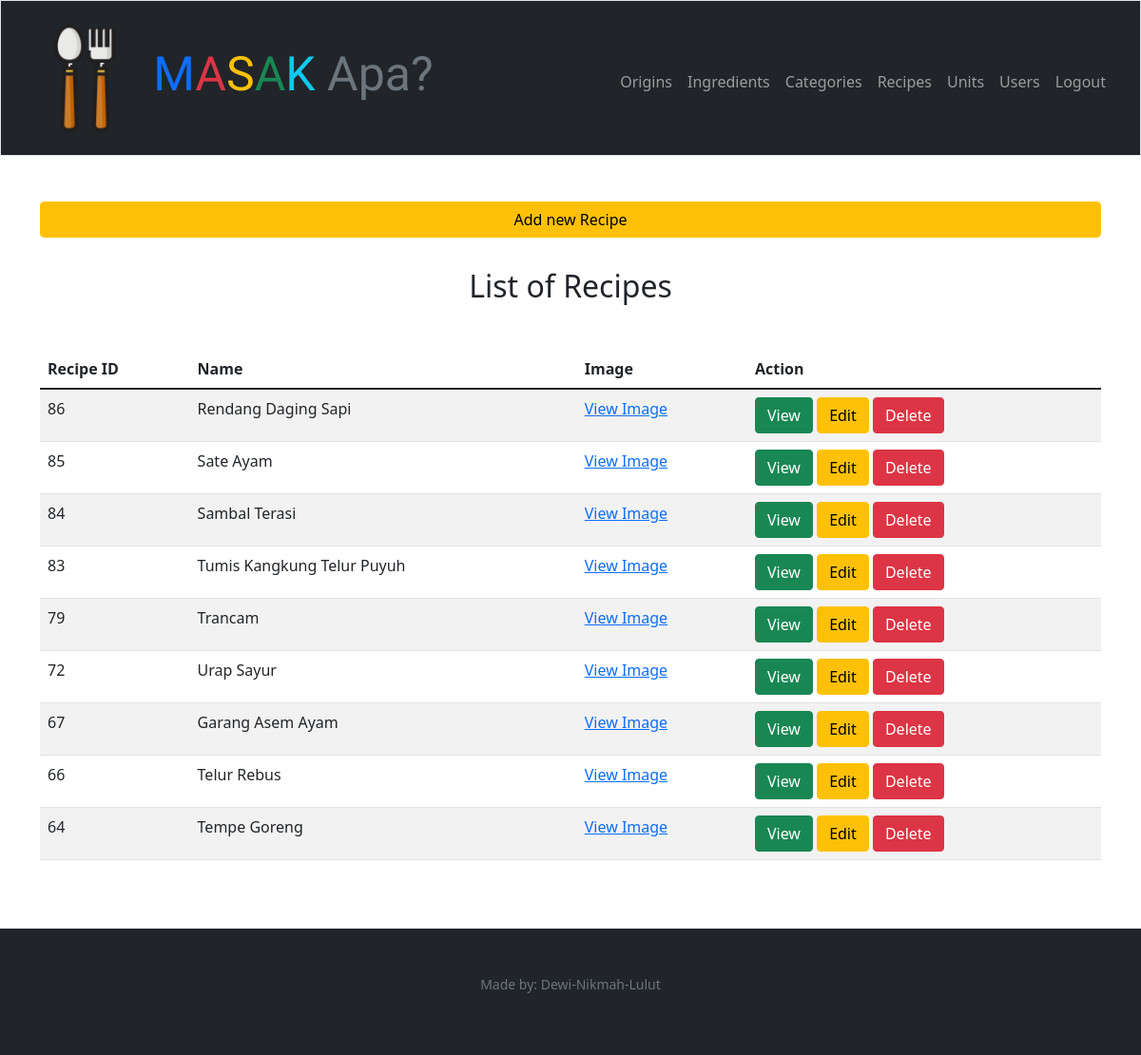
/admin/recipes (signed in), run on an earlier commit of the app's database.
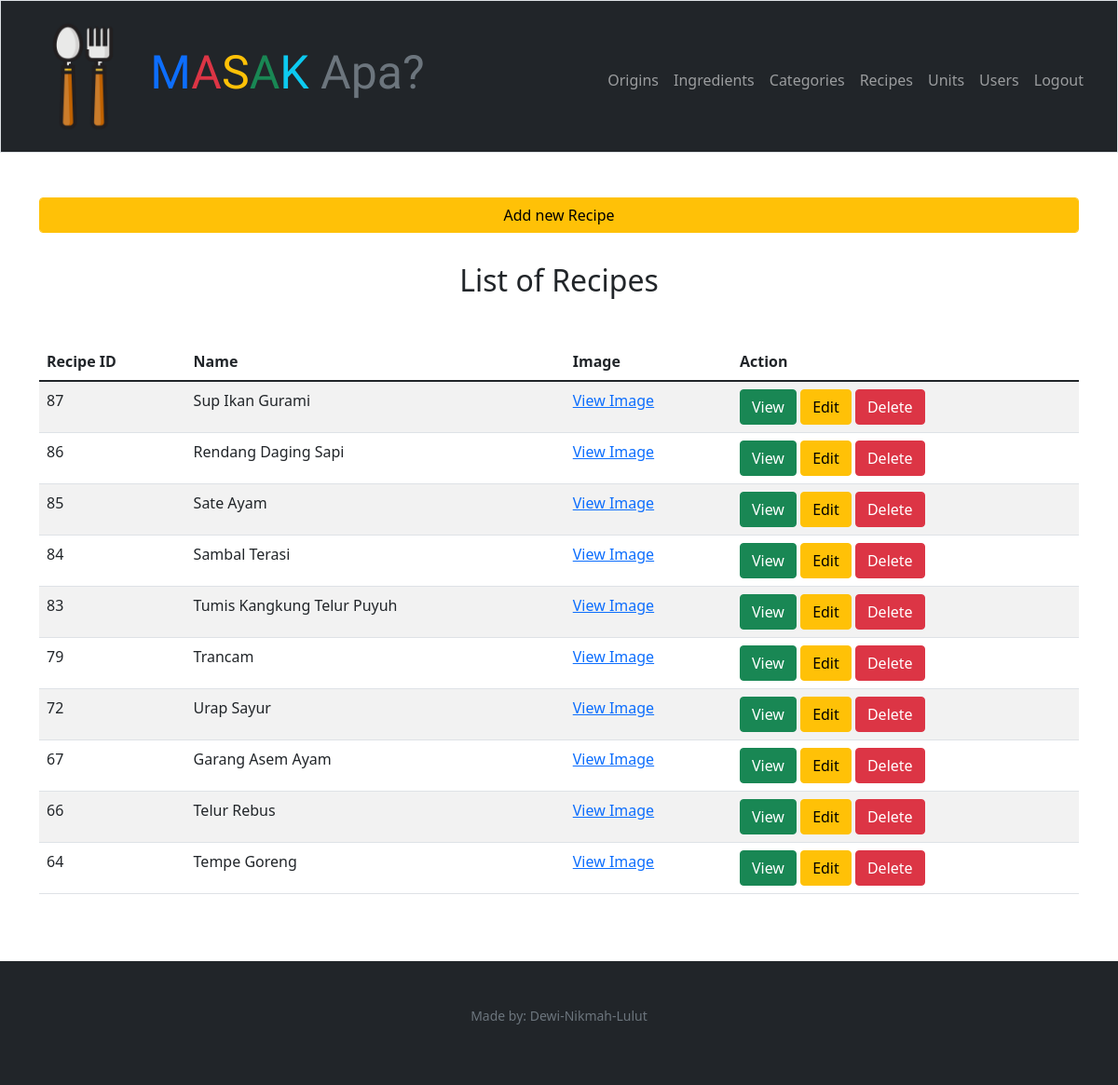
And on a later commit of the database.
### tables this page shows
CREATE TABLE "recipes" (
	"id"	integer NOT NULL,
	"name"	TEXT NOT NULL,
	"origin_id"	integer NOT NULL,
	"image"	varchar,
	"created_at"	datetime DEFAULT CURRENT_TIMESTAMP,
	"updated_at"	datetime DEFAULT CURRENT_TIMESTAMP,
	"description"	TEXT,
	PRIMARY KEY("id" AUTOINCREMENT),
	FOREIGN KEY("origin_id") REFERENCES "origins"("id") on delete cascade on update cascade
);

### app.py (the view)
@app.route("/admin/recipes", methods=["GET"])
@login_admin_required
def add_recipes():
    if request.method == 'GET':
        recipes = db.execute("select recipes.id, recipes.name as recipe_name, recipes.image, recipes.description, recipe_ingredients.qty, instructions.instructions, units.name as unit_name from recipes inner join recipe_ingredients on recipes.id = recipe_ingredients.recipe_id inner join ingredients on recipe_ingredients.ingredients_id = ingredients.id inner join units on recipe_ingredients.unit_id = units.id inner join instructions on recipes.id = instructions.recipe_id group by recipes.id order by recipes.created_at desc")
        return render_template("/admin/show_recipes_admin.html", recipes = recipes)

### app.py (called while the page is built)
@app.after_request
def after_request(response):
    response.headers["Cache-Control"] = "no-cache, no-store, must-revalidate"
    response.headers["Expires"] = 0
    response.headers["Pragma"] = "no-cache"
    return response

### helpers.py (called while the page is built)
def login_admin_required(f):
    @wraps(f)
    def decorated_function(*args, **kwargs):
        if session.get("role") != 'admin':
            return redirect("/login")
        return f(*args, **kwargs)
    return decorated_function

### templates/admin/show_recipes_admin.html (shortened to what this page needs)
{% extends "layout_admin.html" %} {% block title %} Add Recipe {% endblock %} {%
block main %}
<div class="container-lg mb-4">
  <div class="row">
    <div>
      <a href="/admin/recipe/add/" class="btn btn-warning form-control mb-3"
        >Add new Recipe</a
      >
    </div>
  </div>
  <h2 class="text-center mt-3">List of Recipes</h2>
  <table class="table table-striped table-hover">
    <thead>
      <tr>
        <th>Recipe ID</th>
        <th>Name</th>
        <th>Image</th>
        <th>Action</th>
      </tr>
    </thead>
    <tbody>
      {% for recipe in recipes %}
      <tr>
        <td>{{ recipe["id"] }}</td>
        <td>{{ recipe["recipe_name"] }}</td>
        <td>
          <a href="/static/uploads/{{ recipe['image'] }}">View Image</a>
        </td>
        <td>
          <a
            href="/admin/recipe/show/{{ recipe['id'] }}"
            class="btn btn-success"
            >View</a
          >
          <a
            href="/admin/recipe/{{ recipe['id'] }}/edit"
            class="btn btn-warning"
            >Edit</a
          >
          <a
            href="/admin/recipe/{{ recipe['id'] }}/delete"
            onclick="return confirm('Are you sure you want to delete this item?');"
            class="btn btn-danger"
            >Delete</a
          >
        </td>
      </tr>
      {% endfor %}
    </tbody>
  </table>
</div>
{% endblock %}

What changed in the data, as far as the page shows it:
added recipes: id "87", recipe_name "Sup Ikan Gurami"
